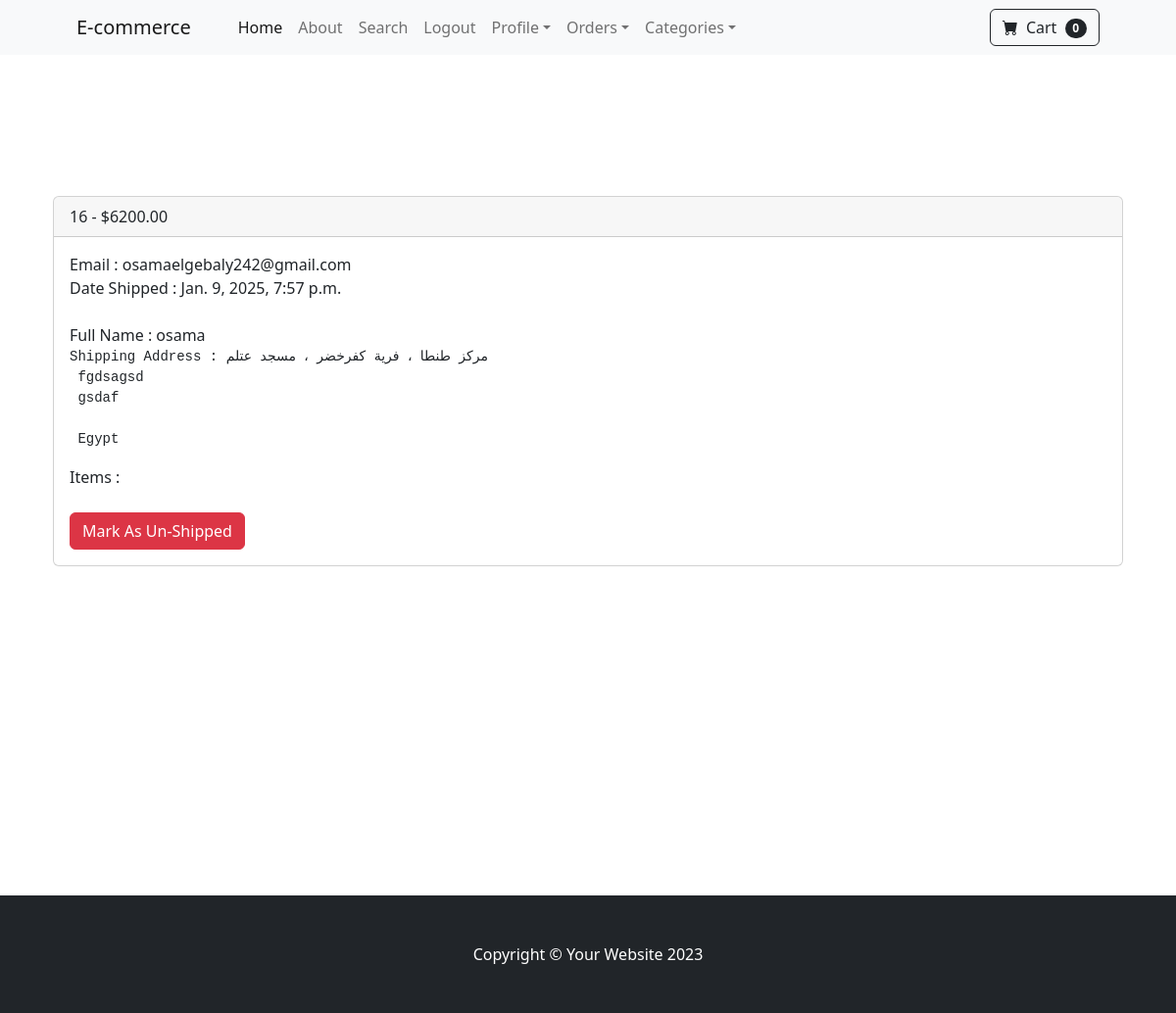
The app's page /payment/Orders/16 (signed in) with its own data.
### payment/models.py (models this page shows, shortened)
class Order(models.Model):
    user = models.ForeignKey(User,on_delete=models.CASCADE,null=True,blank=True)
    full_name = models.CharField(max_length=255)
    email = models.EmailField(max_length=250)
    shipping_address = models.TextField(max_length=20000)
    amount_paid = models.DecimalField(decimal_places=2,max_digits=10)
    date_ordered = models.DateTimeField(auto_now_add=True)
    shipped = models.BooleanField(default=False)
    date_shipped = models.DateTimeField(blank=True,null=True)

### payment/views.py (the view, shortened to what this page needs)
# urls.py: path('Orders/<int:pk>',views.orders,name='orders'),
def orders(request,pk):
      if request.user.is_authenticated and request.user.is_superuser:
          order = Order.objects.get(id=pk)
          items = OrderItem.objects.filter(order = pk)
          return render(request,'payment/orders.html',{'order':order,
                                                       'items':items})
      else:
          messages.success(request,'Access Denied ')
          return redirect('home')

### cart/cart.py (called while the page is built)
    def __len__(self):
        return len(self.cart)

### cart/context_processors.py (called while the page is built)
def cart(request):
    return {'cart':Cart(request)}

def categories(request):
    categories = Category.objects.all()
    return {'categories':categories}

### payment/templates/payment/orders.html (shortened to what this page needs)
{% extends "base.html" %}
{% block content %}
<header class=" py-5">
</header>
<br><br>
<div class="container">
    <div class="container">
        <div class="card">
            <div class="card-header">
              {{order.id}} - ${{order.amount_paid}}
            </div>
            <div class="card-body">
                Email : {{order.email}} <br>
                {% if order.date_shipped %}
                    Date Shipped : {{order.date_shipped}} <br>
                {% else %}
                    Date Ordered : {{order.date_ordered}} <br>
                {% endif %}
                <br>
                Full Name : {{order.full_name}} <br>
                <pre>Shipping Address : {{order.shipping_address}}</pre>
                Items :
                <br><br>
                {% if order.shipped %}
                    <form  method='POST'>
                        <button type='submit' class='btn btn-danger'>Mark As Un-Shipped</button>
                    </form>
                {% else %}
                    <form method='POST'>
                        {% csrf_token %}
                        <input type="hidden" name='status' value='True'>
                        <button type='submit' class='btn btn-success'>Mark As Shipped</button>
                    </form>
                {% endif %}
            </div>
          </div>
    </div>
</div>
  <br><br><br><br><br><br>
<br><br><br><br><br><br><br><br>
{% endblock content %}

### records on screen
Order: id "16", amount_paid "6200.00", email "osamaelgebaly242@gmail.com", date_shipped "Jan. 9, 2025, 7:57 p.m.", full_name "osama", shipping_address "مركز طنطا ، فرية كفرخضر ، مسجد عتلم fgdsagsd gsdaf Egypt"

### other values on screen
{{ cart|length }} "0"
